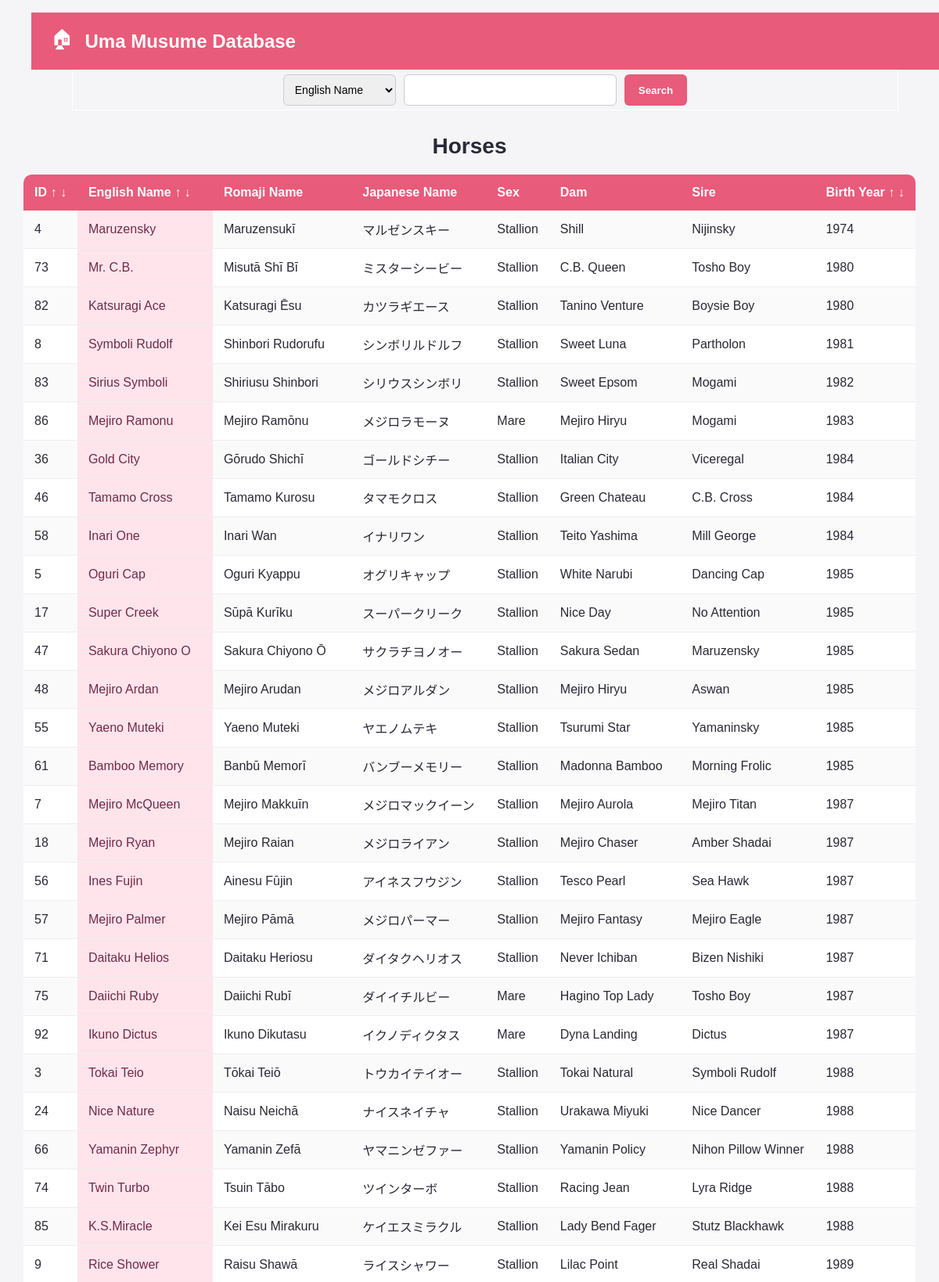
The page /sort_horses?column=birth_year&order=ASC (upper part) on the database its author committed.
### tables this page shows
CREATE TABLE "umamusume"
(
    id                integer
        constraint umamusume_pk
            primary key autoincrement,
    eng_name          text,
    rom_name          text,
    jap_name          text,
    star_rarity       integer,
    voice_actor       text,
    birthday          text,
    height            integer,
    measurements      text,
    character_weight  text,
    shoe_size         text,
    roommate          text,
    emoji             text,
    likes             text,
    dislikes          text,
    ears              text,
    tail              text,
    family            text,
    personal_rule     text,
    background        text,
    secrets           text,
    global_status     boolean,
    strategy_aptitude text,
    distance_aptitude text,
    surface_aptitude  text,
    unique_skill      text,
    alt_outfits       text,
    birth_year        text,
    sex               text,
    dam               text,
    sire              text,
    horse_weight      integer,
    country           text,
    jockey            text,
    owner             text,
    farm              text,
    record            text,
    total_earnings    integer,
    notable_wins      text,
    offspring         integer,
    deceased_status   boolean
);

### app.py (the view)
@app.route('/sort_horses')
def sort_horses():
    column = request.args.get('column', 'eng_name')
    order = request.args.get('order', 'ASC').upper()
    query = "SELECT id, eng_name, rom_name, jap_name, sex, dam, sire, birth_year, horse_weight, country, jockey, owner, farm, record, total_earnings, notable_wins, offspring, deceased_status FROM umamusume ORDER BY " + column + " " + order
    con = create_connection(DATABASE)
    cur = con.cursor()
    cur.execute(query)
    horse_list = cur.fetchall()
    con.close()
    return render_template("horses.html", horses=horse_list)

### app.py (called while the page is built)
def create_connection(db_file):
   try:
       connection = sqlite3.connect(db_file)
       return connection
   except Error as e:
       print(e)
   return None

### templates/horses.html (shortened to what this page needs)
<!DOCTYPE html>
<html lang="en">
<head>
    <link rel="stylesheet" href="/static/css/style.css">
</head>
<body>
<ul>
    <header>
        <a href="/" class="home-button">🏠︎</a>
        <h1>Uma Musume Database</h1>
    </header>
    <form action="/search_horses" method="POST">
    <select name="column">
        <option value="eng_name">English Name</option>
    </select>
        <input type="text" name="search">
        <button type="submit">Search</button>
    </form>
</ul>
<h2>Horses</h2>
<div class="table-container">
    <table>
        <tr>
            <th>
                ID
                <a href="/sort_horses?column=ID&order=ASC">↑</a>
                <a href="/sort_horses?column=ID&order=DESC">↓</a>
            </th>
            <th>
                English Name
                <a href="/sort_horses?column=eng_name&order=ASC">↑</a>
                <a href="/sort_horses?column=eng_name&order=DESC">↓</a>
            </th>
            <th>Romaji Name</th>
            <th>Japanese Name</th>
            <th>Sex</th>
            <th>Dam</th>
            <th>Sire</th>
            <th>
                Birth Year
                <a href="/sort_horses?column=birth_year&order=ASC">↑</a>
                <a href="/sort_horses?column=birth_year&order=DESC">↓</a>
            </th>
        </tr>
        {% for horse in horses %}
        <tr>
            <td>{{ horse[0] }}</td>
            <td>{{ horse[1] }}</td>
            <td>{{ horse[2] }}</td>
            <td>{{ horse[3] }}</td>
            <td>{{ horse[4] }}</td>
            <td>{{ horse[5] }}</td>
            <td>{{ horse[6] }}</td>
            <td>{{ horse[7] }}</td>
        </tr>
        {% endfor %}
    </table>
</div>
</body>
</html>

### static/css/style.css (style rules this page uses)
form { border: 1px solid white; padding: 5px; margin: 5px; }
body { margin: 0; font-family: Arial, sans-serif; background-color: #f5f5f7; color: #292936; }
header { background-color: #e85b7a; padding: 15px 25px; color: white; display: flex; align-items: center; }
header h1 { margin: 0; font-size: 24px; }
.home-button { color: white; text-decoration: none; font-size: 25px; margin-right: 15px; }
h2 { text-align: center; margin: 30px 0 20px; font-size: 28px; }
form { width: 90%; margin: 0 auto 25px; display: flex; justify-content: center; gap: 10px; }
select, input { padding: 10px; border: 1px solid #ccc; border-radius: 6px; font-size: 14px; }
input { width: 250px; }
button { padding: 10px 18px; border: none; border-radius: 6px; background-color: #e85b7a; color: white; cursor: pointer; font-weight: bold; }
table { width: 95%; margin: auto; border-collapse: collapse; background-color: white; box-shadow: 0 4px 15px rgba(0, 0, 0, 0.1); border-radius: 10px; overflow: hidden; }
th { background-color: #e85b7a; color: white; padding: 14px; text-align: left; white-space: nowrap; }
td { padding: 12px 14px; border-bottom: 1px solid #eeeeee; white-space: nowrap; }
tr:nth-child(even) { background-color: #fafafa; }
.table-container { width: 95%; margin: auto; overflow-x: auto; border-radius: 10px; }
th a { color: white; text-decoration: none; }
td:nth-child(2) { position: sticky; left: 0; background-color: #ffe4ec; color: #702b46; z-index: 2; }
th:nth-child(2) { background-color: #e85b7a; color: white; }

### rows shown on the page
umamusume: id "4", eng_name "Maruzensky", rom_name "Maruzensukī", jap_name "マルゼンスキー", sex "Stallion", dam "Shill", sire "Nijinsky", birth_year "1974"
umamusume: id "73", eng_name "Mr. C.B.", rom_name "Misutā Shī Bī", jap_name "ミスターシービー", sex "Stallion", dam "C.B. Queen", sire "Tosho Boy", birth_year "1980"
umamusume: id "82", eng_name "Katsuragi Ace", rom_name "Katsuragi Ēsu", jap_name "カツラギエース", sex "Stallion", dam "Tanino Venture", sire "Boysie Boy", birth_year "1980"
umamusume: id "8", eng_name "Symboli Rudolf", rom_name "Shinbori Rudorufu", jap_name "シンボリルドルフ", sex "Stallion", dam "Sweet Luna", sire "Partholon", birth_year "1981"
umamusume: id "83", eng_name "Sirius Symboli", rom_name "Shiriusu Shinbori", jap_name "シリウスシンボリ", sex "Stallion", dam "Sweet Epsom", sire "Mogami", birth_year "1982"
umamusume: id "86", eng_name "Mejiro Ramonu", rom_name "Mejiro Ramōnu", jap_name "メジロラモーヌ", sex "Mare", dam "Mejiro Hiryu", sire "Mogami", birth_year "1983"
umamusume: id "36", eng_name "Gold City", rom_name "Gōrudo Shichī", jap_name "ゴールドシチー", sex "Stallion", dam "Italian City", sire "Viceregal", birth_year "1984"
umamusume: id "46", eng_name "Tamamo Cross", rom_name "Tamamo Kurosu", jap_name "タマモクロス", sex "Stallion", dam "Green Chateau", sire "C.B. Cross", birth_year "1984"
umamusume: id "58", eng_name "Inari One", rom_name "Inari Wan", jap_name "イナリワン", sex "Stallion", dam "Teito Yashima", sire "Mill George", birth_year "1984"
umamusume: id "5", eng_name "Oguri Cap", rom_name "Oguri Kyappu", jap_name "オグリキャップ", sex "Stallion", dam "White Narubi", sire "Dancing Cap", birth_year "1985"
umamusume: id "17", eng_name "Super Creek", rom_name "Sūpā Kurīku", jap_name "スーパークリーク", sex "Stallion", dam "Nice Day", sire "No Attention", birth_year "1985"
umamusume: id "47", eng_name "Sakura Chiyono O", rom_name "Sakura Chiyono Ō", jap_name "サクラチヨノオー", sex "Stallion", dam "Sakura Sedan", sire "Maruzensky", birth_year "1985"
umamusume: id "48", eng_name "Mejiro Ardan", rom_name "Mejiro Arudan", jap_name "メジロアルダン", sex "Stallion", dam "Mejiro Hiryu", sire "Aswan", birth_year "1985"
umamusume: id "55", eng_name "Yaeno Muteki", rom_name "Yaeno Muteki", jap_name "ヤエノムテキ", sex "Stallion", dam "Tsurumi Star", sire "Yamaninsky", birth_year "1985"
umamusume: id "61", eng_name "Bamboo Memory", rom_name "Banbū Memorī", jap_name "バンブーメモリー", sex "Stallion", dam "Madonna Bamboo", sire "Morning Frolic", birth_year "1985"
umamusume: id "7", eng_name "Mejiro McQueen", rom_name "Mejiro Makkuīn", jap_name "メジロマックイーン", sex "Stallion", dam "Mejiro Aurola", sire "Mejiro Titan", birth_year "1987"
umamusume: id "18", eng_name "Mejiro Ryan", rom_name "Mejiro Raian", jap_name "メジロライアン", sex "Stallion", dam "Mejiro Chaser", sire "Amber Shadai", birth_year "1987"
umamusume: id "56", eng_name "Ines Fujin", rom_name "Ainesu Fūjin", jap_name "アイネスフウジン", sex "Stallion", dam "Tesco Pearl", sire "Sea Hawk", birth_year "1987"
umamusume: id "57", eng_name "Mejiro Palmer", rom_name "Mejiro Pāmā", jap_name "メジロパーマー", sex "Stallion", dam "Mejiro Fantasy", sire "Mejiro Eagle", birth_year "1987"
umamusume: id "71", eng_name "Daitaku Helios", rom_name "Daitaku Heriosu", jap_name "ダイタクヘリオス", sex "Stallion", dam "Never Ichiban", sire "Bizen Nishiki", birth_year "1987"
umamusume: id "75", eng_name "Daiichi Ruby", rom_name "Daiichi Rubī", jap_name "ダイイチルビー", sex "Mare", dam "Hagino Top Lady", sire "Tosho Boy", birth_year "1987"
umamusume: id "92", eng_name "Ikuno Dictus", rom_name "Ikuno Dikutasu", jap_name "イクノディクタス", sex "Mare", dam "Dyna Landing", sire "Dictus", birth_year "1987"
umamusume: id "3", eng_name "Tokai Teio", rom_name "Tōkai Teiō", jap_name "トウカイテイオー", sex "Stallion", dam "Tokai Natural", sire "Symboli Rudolf", birth_year "1988"
umamusume: id "24", eng_name "Nice Nature", rom_name "Naisu Neichā", jap_name "ナイスネイチャ", sex "Stallion", dam "Urakawa Miyuki", sire "Nice Dancer", birth_year "1988"
umamusume: id "66", eng_name "Yamanin Zephyr", rom_name "Yamanin Zefā", jap_name "ヤマニンゼファー", sex "Stallion", dam "Yamanin Policy", sire "Nihon Pillow Winner", birth_year "1988"
umamusume: id "74", eng_name "Twin Turbo", rom_name "Tsuin Tābo", jap_name "ツインターボ", sex "Stallion", dam "Racing Jean", sire "Lyra Ridge", birth_year "1988"
umamusume: id "85", eng_name "K.S.Miracle", rom_name "Kei Esu Mirakuru", jap_name "ケイエスミラクル", sex "Stallion", dam "Lady Bend Fager", sire "Stutz Blackhawk", birth_year "1988"
umamusume: id "9", eng_name "Rice Shower", rom_name "Raisu Shawā", jap_name "ライスシャワー", sex "Stallion", dam "Lilac Point", sire "Real Shadai", birth_year "1989"
